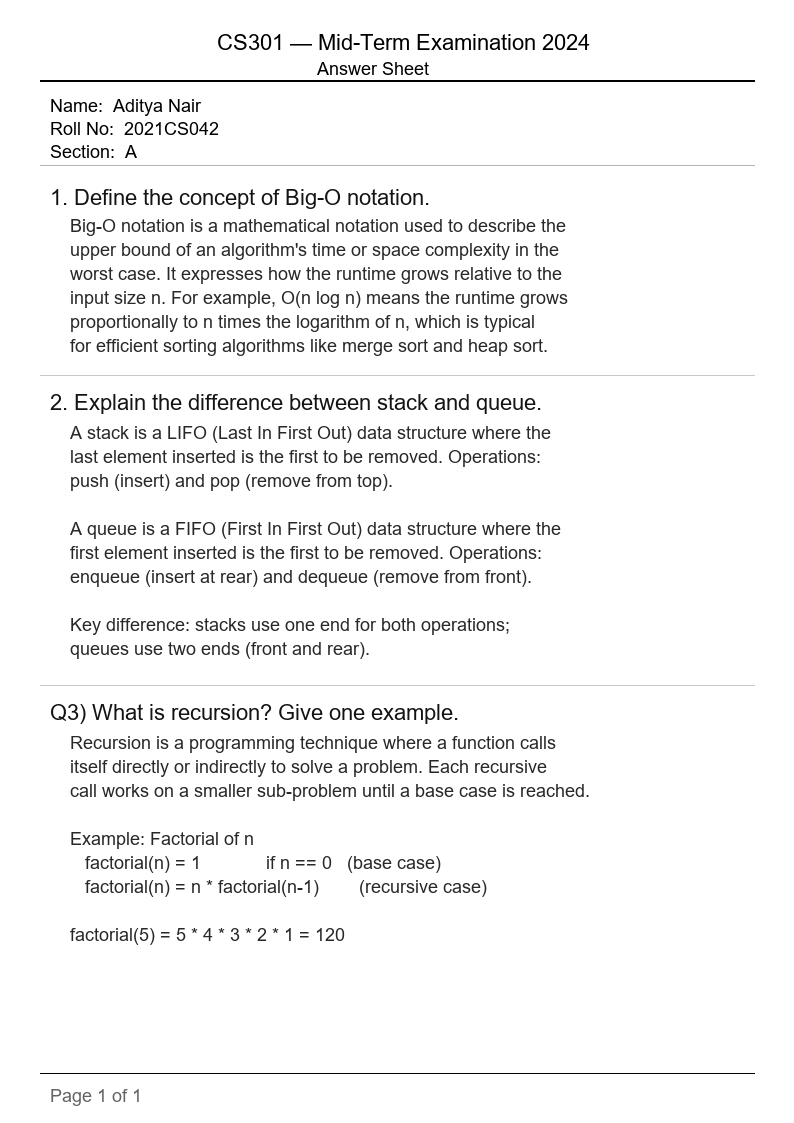
#> input picture data/samples/preprocessing_stages/01_original.png, 794 x 1123 px
$ python -i preprocess.py   (imports and definitions only)   (older library calls are emulated)
#> lines starting #> are read from the running program, lines starting #| are printed output that depends on the picture; after the words box and inside, x2 and y2 are one past the last pixel; in counts of white or black regions, pixels touching at a corner belong together
### packages/common/logging.py
"""
packages/common/logging.py

Structured logging configuration using `structlog`.
Call `configure_logging()` once at application startup.
Then use `get_logger(__name__)` everywhere else.
"""

from __future__ import annotations

import logging
import sys
from typing import Any

import structlog


# [50 lines left out: function configure_logging, not called in this run]


def get_logger(name: str) -> structlog.stdlib.BoundLogger:
    """
    Return a structlog logger bound to the given module name.

    Usage::

        from packages.common.logging import get_logger
        logger = get_logger(__name__)
        logger.info("sheet_uploaded", sheet_id=42)
    """
    return structlog.get_logger(name)

### packages/ocr/preprocess.py
"""
packages/ocr/preprocess.py

OpenCV-based image preprocessing for scanned answer sheets.

Pipeline (in order):
    load_image → deskew_image → remove_noise → binarize → crop_borders
    → preprocess_sheet (runs all of the above)

All functions operate on numpy arrays (uint8).
Requires: opencv-python, numpy (both in the [ocr] extras group).
"""

from __future__ import annotations

import math
from pathlib import Path
from typing import Any

from packages.ocr.types import PreprocessedImage

# ---------------------------------------------------------------------------
# Lazy imports so the module can be imported even when opencv is not installed
# (unit tests that don't call cv2 functions will still pass).
# ---------------------------------------------------------------------------


# [247 lines left out: functions _cv2, _np, load_image, to_grayscale, deskew_image, remove_noise and 5 more, not called in this run]

>>> import cv2
>>> picture = cv2.imread('../../data/samples/preprocessing_stages/01_original.png')
#> picture is the input picture: shape (1123, 794, 3); min 0, max 255, mean 243.9
>>> result = deskew_image(picture)
#> in deskew_image, `blurred = cv2.GaussianBlur(small, (5, 5), 0)`:
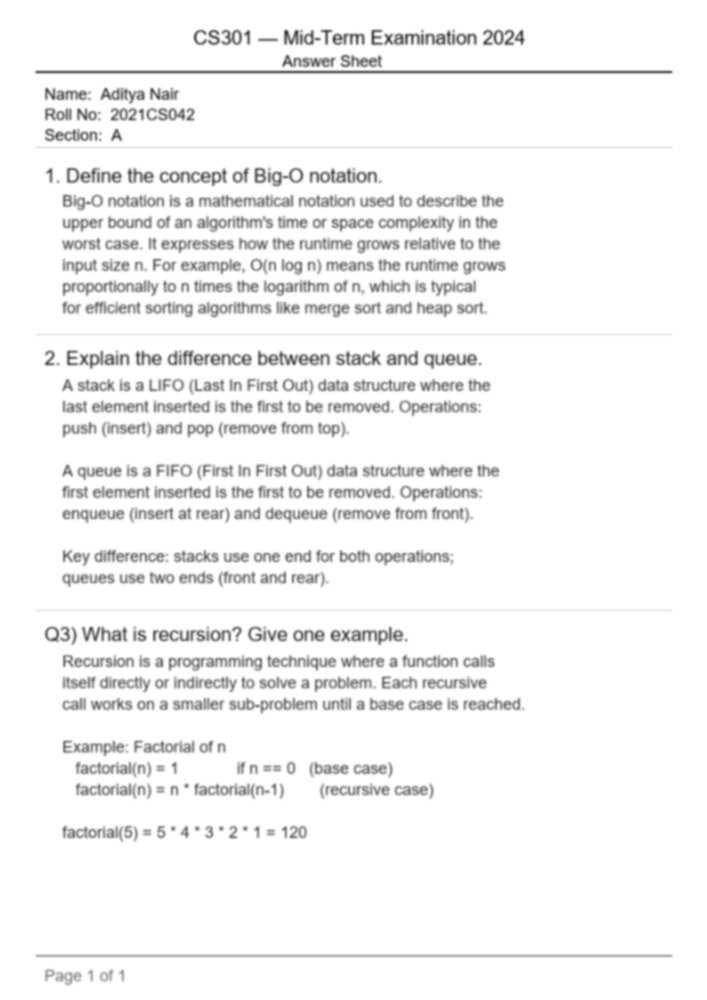
#> blurred: shape (1000, 707); min 49, max 255, mean 243.8
#> in deskew_image, `edges = cv2.Canny(blurred, 50, 150, apertureSize=3)`:
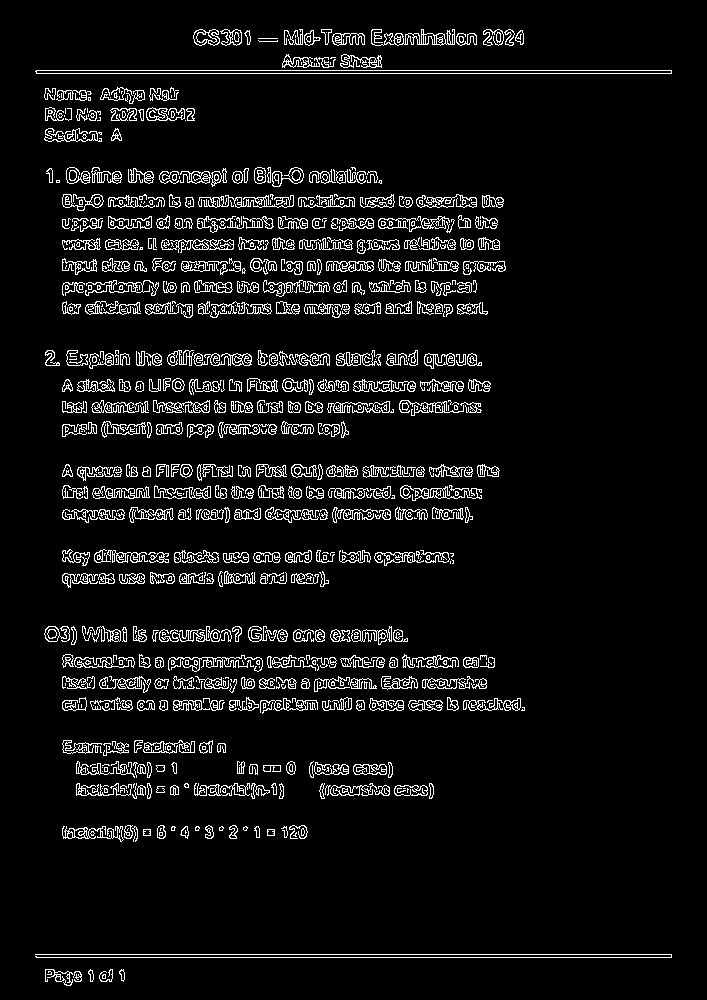
#> edges: shape (1000, 707); 6.7% white in thin lines or dots, all inside (x1, y1, x2, y2) = (35, 29, 672, 986)
#> in deskew_image, `lines = cv2.HoughLines(edges, 1, np.pi / 180, threshold=max(30, int(sm..`: lines = 24 rows, first 8: [954, 1.57], [70, 1.57], [73, 1.57], [957, 1.57], [197, 1.57], [313, 1.57], [206, 1.57], [412, 1.57]
#> the loop in deskew_image, `for line in lines[:20]:` made 20 passes
#> after the loop in deskew_image, `for line in lines[:20]:`: angles = [2.5e-06, 2.5e-06, 2.5e-06, 2.5e-06, 2.5e-06, 2.5e-06, 2.5e-06, 2.5e-06, 2.5e-06, 2.5e-06, 2.5e-06, 2.5e-06, 2.5e-06, 2.5e-06, 2.5e-06, 2.5e-06, 2.5e-06, 2.5e-06, 2.5e-06, 2.5e-06]
#> in deskew_image, `median_angle = float(np.median(angles))`: median_angle = 2.5e-06
